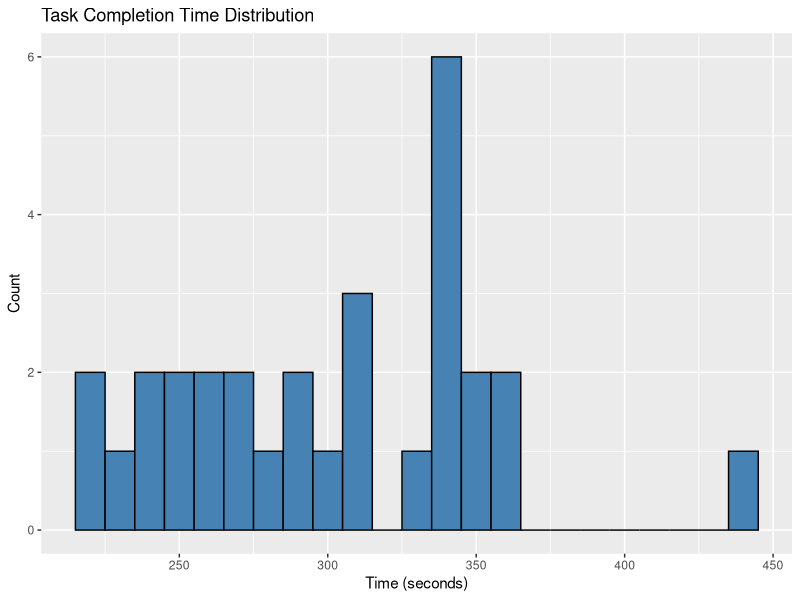
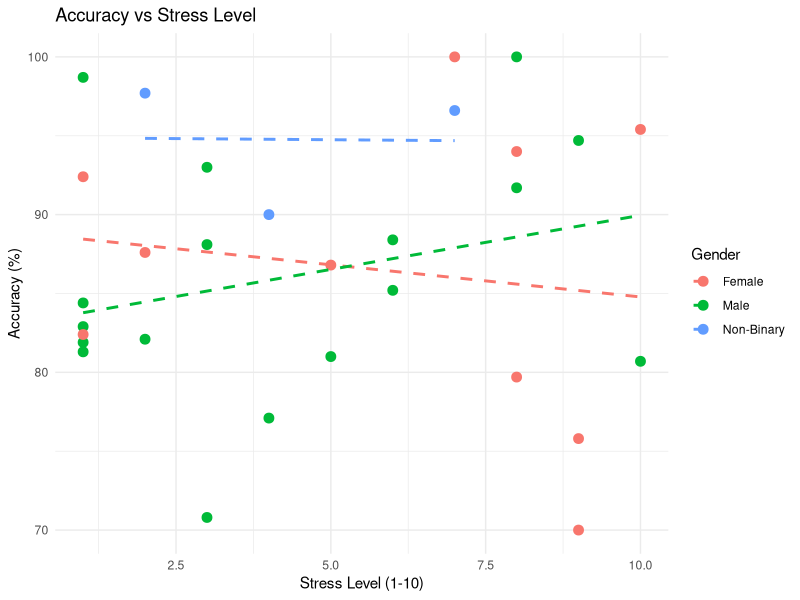
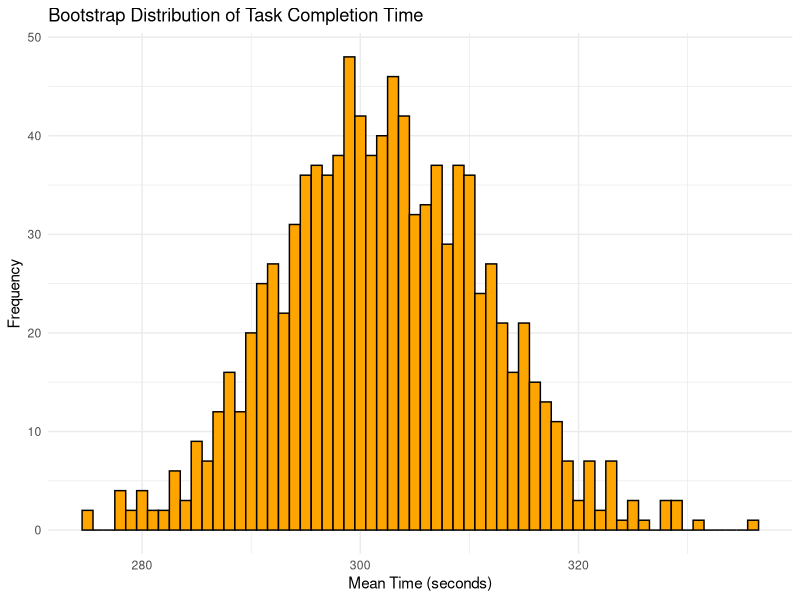

These figures' R source, in order:
## ---- chunk 1
knitr::opts_chunk$set(echo = TRUE)
## ---- chunk 2
# This is a quick and casual analysis of our UX/HF dataset.
# Let's load some libraries first.
library(tidyverse)

# Load the dataset (assuming it's in the same folder as this Rmd file)
data <- read.csv("ux_hf_sample_data.csv")

# Take a quick look at the data
head(data)
summary(data)

# Cleaning and preprocessing the data
data <- data %>%
  mutate(
    Gender = as.factor(Gender), # Converting Gender to a factor
    Stress_Level = as.numeric(Stress_Level) # Ensuring Stress_Level is numeric
  )

# Check for missing values
if (any(is.na(data))) {
  print("Oops, there are missing values. Let's fix them.")
} else {
  print("Data looks clean. Moving on!")
}

# Basic analysis: Calculating averages
avg_time <- mean(data$Task_Completion_Time)
avg_accuracy <- mean(data$Accuracy)
avg_stress <- mean(data$Stress_Level)

cat("Average task completion time:", round(avg_time, 2), "seconds\n")
cat("Average accuracy:", round(avg_accuracy, 2), "%\n")
cat("Average stress level:", round(avg_stress, 2), "/10\n")

# Visualizing the distribution of task completion time
ggplot(data, aes(x = Task_Completion_Time)) +
  geom_histogram(binwidth = 10, fill = "steelblue", color = "black") +
  labs(title = "Task Completion Time Distribution", x = "Time (seconds)", y = "Count")

# Visualizing accuracy vs stress level
ggplot(data, aes(x = Stress_Level, y = Accuracy, color = Gender)) +
  geom_point(size = 3) +
  geom_smooth(method = "lm", se = FALSE, linetype = "dashed") +
  labs(title = "Accuracy vs Stress Level", x = "Stress Level (1-10)", y = "Accuracy (%)") +
  theme_minimal()

# Bootstrap analysis: Mean of task completion time
bootstrap_means <- replicate(1000, {
  sample_time <- sample(data$Task_Completion_Time, replace = TRUE)
  mean(sample_time)
})

# Plotting the bootstrap distribution
ggplot(data.frame(Mean_Time = bootstrap_means), aes(x = Mean_Time)) +
  geom_histogram(binwidth = 1, fill = "orange", color = "black") +
  labs(title = "Bootstrap Distribution of Task Completion Time", x = "Mean Time (seconds)", y = "Frequency") +
  theme_minimal()

# Confidence interval for the bootstrapped means
ci <- quantile(bootstrap_means, probs = c(0.025, 0.975))
cat("95% CI for task completion time mean:", round(ci[1], 2), "to", round(ci[2], 2), "seconds\n")

# That's it! Feel free to tweak the code for more analyses or visualizations.

